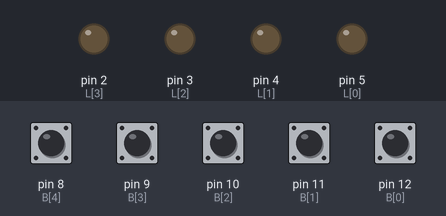
A sketch run on a simulated Arduino Uno, built with avr-gcc and run on an emulated ATmega328P. On the bench: output pins drawn as LEDs (lit = HIGH). The test bench sets the inputs (shaded band); at power-on: pin 8 (B[4]), pin 9 (B[3]), pin 10 (B[2]), pin 11 (B[1]), pin 12 (B[0]) HIGH.

Above: at 1.2 s.
1.3 s: pin 8 (B[4]) pulled LOW for 0.15 s
At 1.4 s:
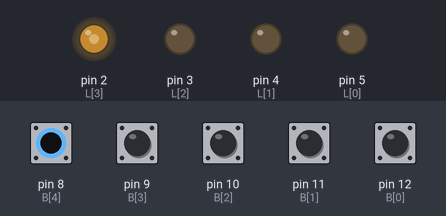
3.0 s: pin 11 (B[1]) pulled LOW for 0.15 s
At 3.7 s:
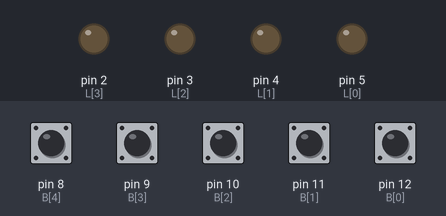
4.7 s: pin 9 (B[3]) pulled LOW for 0.15 s
At 6.1 s:
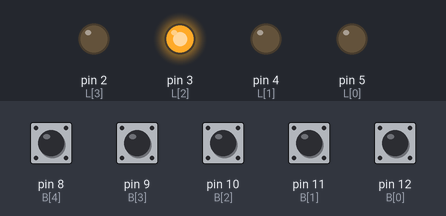
6.4 s: pin 12 (B[0]) pulled LOW for 0.15 s
At 7.5 s:
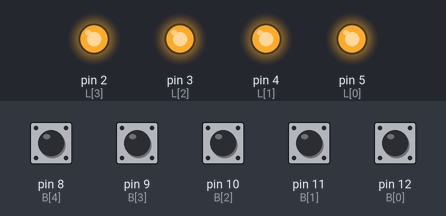
8.1 s: pin 10 (B[2]) pulled LOW for 0.15 s
At 8.8 s:
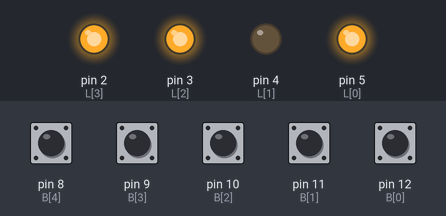
9.8 s: pin 8 (B[4]) pulled LOW for 1 s
At 10.2 s:
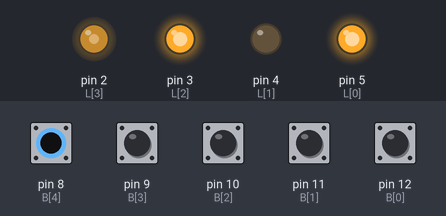
Timing chart, 0 to 12.8 s (numbered marks = the images above; inputs shaded):
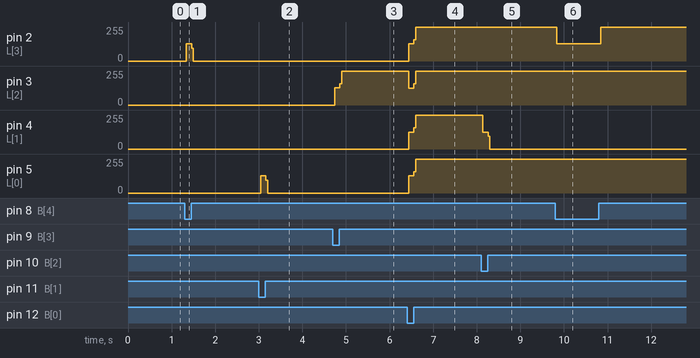

Measured:
- after the input at 1.3 s, pin 2 (L[3]): 0/255 → 128/255 at once, → 0/255 0.12 s later
- after the input at 3.0 s, pin 5 (L[0]): 0/255 → 128/255 at once, → 0/255 0.12 s later
- after the input at 4.7 s, pin 3 (L[2]): 0/255 → 128/255 at once, → 255/255 0.12 s later
- after the input at 6.4 s, pin 2 (L[3]), pin 5 (L[0]): 0/255 → 128/255 at once, → 255/255 0.12 s later; pin 3 (L[2]): 255/255 → 127/255 at once, → 255/255 0.12 s later; pin 4 (L[1]): 0/255 → 127/255 at once, → 255/255 0.12 s later
- after the input at 8.1 s, pin 4 (L[1]): 255/255 → 126/255 at once, → 0/255 0.12 s later
- after the input at 9.8 s, pin 2 (L[3]): 255/255 → 128/255 at once, → 255/255 1.0 s later

The sketch:

sketch_apr18a.ino
```cpp
int L[8] = { 5, 4, 3, 2 };
int B[5] = { 12, 11, 10, 9, 8 };
bool debug = 0;
bool state0 = 0;
bool state1 = 0;
bool state2 = 0;
bool state3 = 0;
bool state4 = 0;

void setup() {
  Serial.begin(9600);
  for (int i = 0; i < 5; i++) {
    pinMode(B[i], INPUT_PULLUP);
  }
  for (int i = 0; i < 4; i++) {
    pinMode(L[i], OUTPUT);
  }
}

void loop() {
  if (debug) {
    for (int i = 0; i < 4; i++) {
      digitalWrite(L[i], 1);
    }
    return;
  }
  int sw;
  sw = digitalRead(B[0]);
  if (sw == 0) {
    if (state0 == 0) {
      for (int i = 0; i < 4; i++) {
        digitalWrite(L[i], 1);
      }
      state0 = 1;
    } else {
      for (int i = 0; i < 4; i++) {
        digitalWrite(L[i], 0);
      }
      state0 = 0;
    }
  }
  sw = digitalRead(B[1]);
  if (sw == 0) {
    if (state1 == 0) {
      digitalWrite(L[0], 1);
      state1 = 1;
    } else {
      digitalWrite(L[0], 0);
      state1 = 0;
    }
  }
  sw = digitalRead(B[2]);
  if (sw == 0) {
    if (state2 == 0) {
      digitalWrite(L[1], 1);
      state2 = 1;
    } else {
      digitalWrite(L[1], 0);
      state2 = 0;
    }
  }
  sw = digitalRead(B[3]);
  if (sw == 0) {
    if (state3 == 0) {
      digitalWrite(L[2], 1);
      state3 = 1;
    } else {
      digitalWrite(L[2], 0);
      state3 = 0;
    }
  }
  sw = digitalRead(B[4]);
  if (sw == 0) {
    if (state4 == 0) {
      digitalWrite(L[3], 1);
      state4 = 1;
    } else {
      digitalWrite(L[3], 0);
      state4 = 0;
    }
  }
}
```
